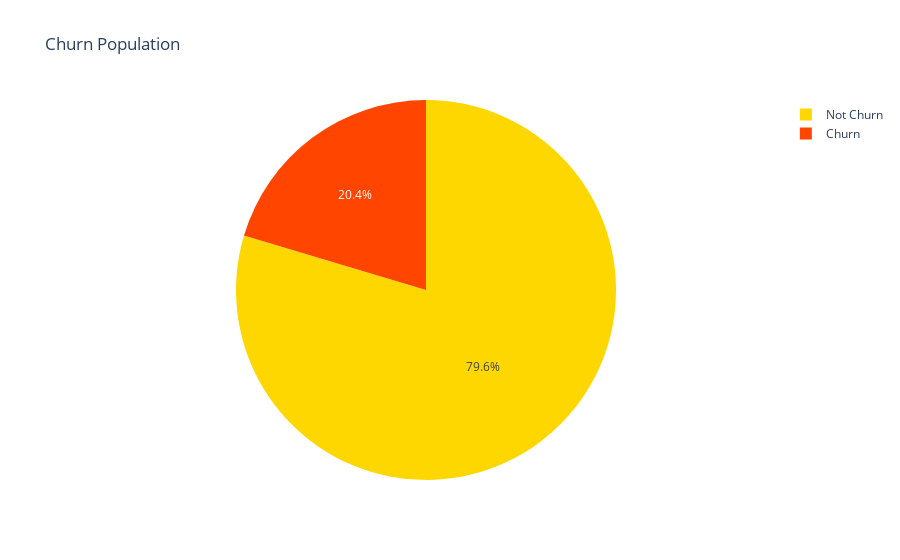

Notebook code cell kept with this figure:
### Code cell
dfx = pd.DataFrame({'count': [df[df['Exited'] == 0].shape[0], df[df['Exited'] == 1].shape[0]],
                   'churn': ['Not Churn', 'Churn']})

px.pie(dfx, values='count', names='churn', title='Churn Population', color_discrete_sequence=['#FFD700', '#FF4500'])

### Figure 1 — Plotly figure (JSON) as saved in the notebook; plotly's stock layout.template omitted (floating-point values rounded to 4 significant figures)
{"data": [{"domain": {"x": [0, 1], "y": [0, 1]}, "hovertemplate": "churn=%{label}<br>count=%{value}<extra></extra>", "labels": ["Not Churn", "Churn"], "legendgroup": "", "name": "", "showlegend": true, "type": "pie", "values": [7963, 2037]}], "layout": {"legend": {"tracegroupgap": 0}, "piecolorway": ["#FFD700", "#FF4500"], "title": {"text": "Churn Population"}}}
